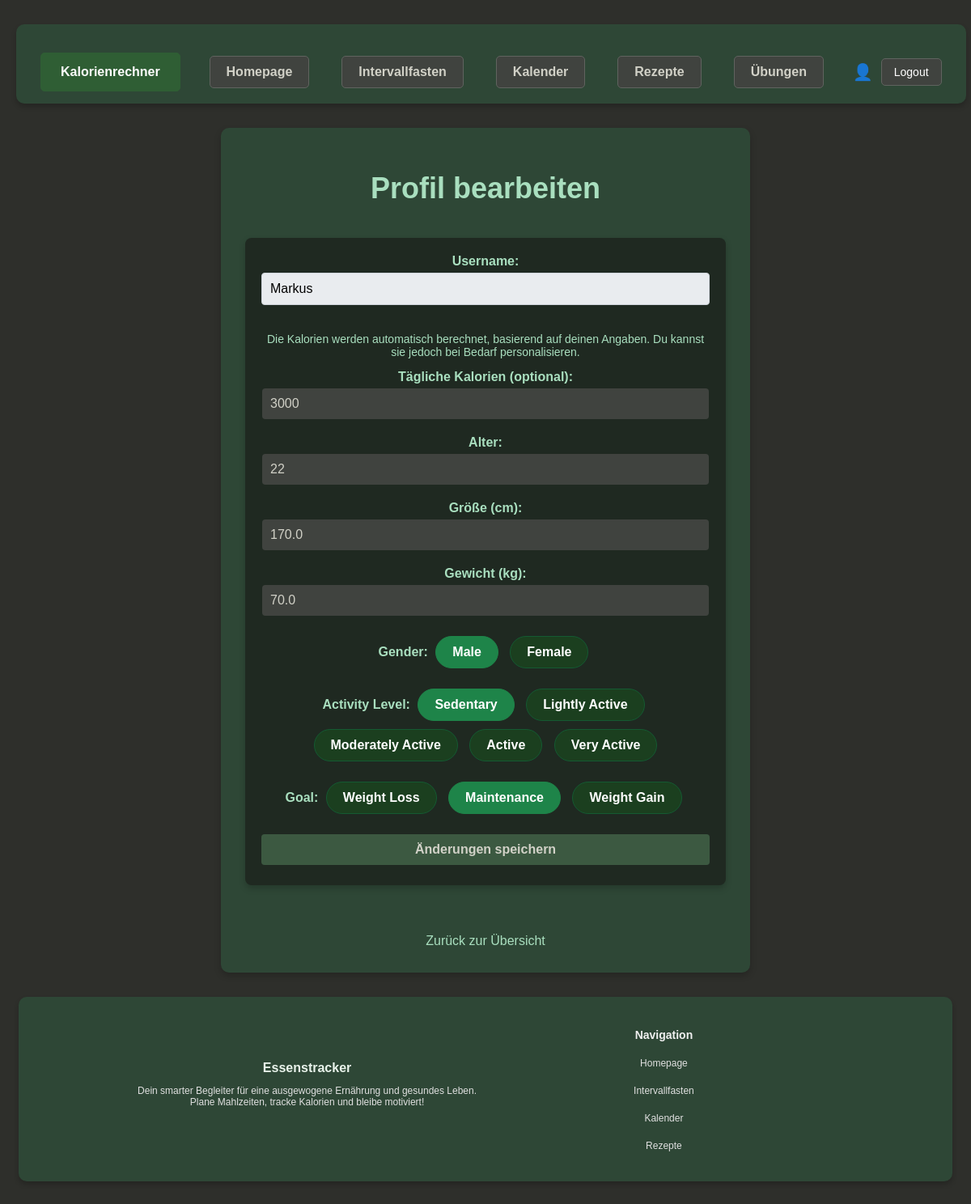
/trackerapp/edit-profile/ (signed in), run on an earlier commit of the app's database.
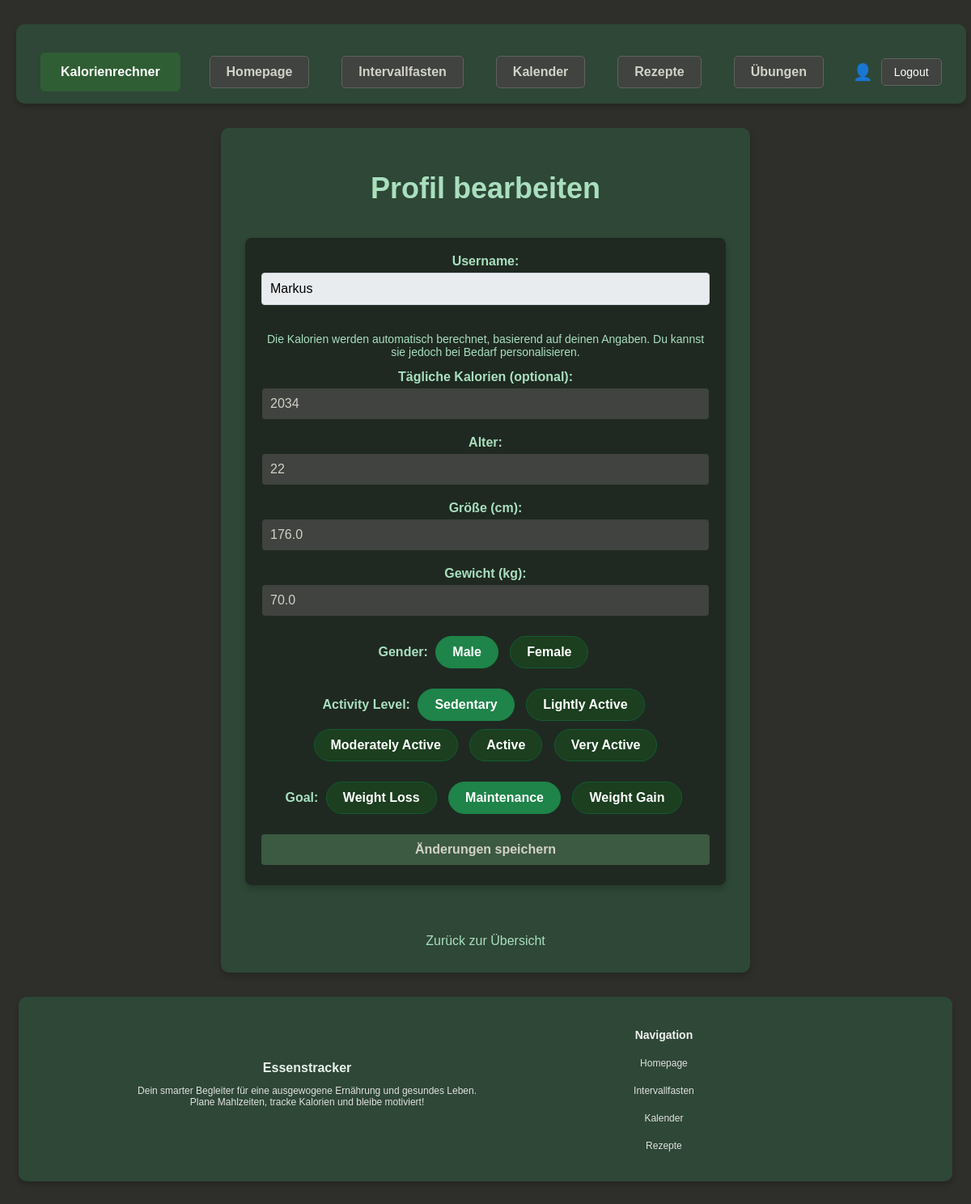
And on a later commit of the database.
### trackerapp/models.py (models this page shows, shortened)
class UserProfile(models.Model):
    user = models.OneToOneField(User, on_delete=models.CASCADE)
    GENDER_CHOICES = [
        ('M', 'Male'),
        ('F', 'Female'),
    ]
    ACTIVITY_CHOICES = [
        ('sedentary', 'Sedentary'),
        ('light', 'Lightly Active'),
        ('moderate', 'Moderately Active'),
        ('active', 'Active'),
        ('very_active', 'Very Active'),
    ]
    GOAL_CHOICES = [
        ('weight_loss', 'Weight Loss'),
        ('maintenance', 'Maintenance'),
        ('weight_gain', 'Weight Gain'),
    ]
    age = models.PositiveIntegerField(default=25)
    gender = models.CharField(max_length=1, choices=GENDER_CHOICES, default='M')
    height = models.FloatField(default=170.0, help_text="Height in cm")
    weight = models.FloatField(default=70.0, help_text="Weight in kg")
    activity = models.CharField(max_length=20, choices=ACTIVITY_CHOICES, default='sedentary')
    goal = models.CharField(max_length=20, choices=GOAL_CHOICES, default='maintenance')
    daily_calories = models.PositiveIntegerField(default=2000)
    daily_carbohydrates = models.PositiveIntegerField(default=250, help_text="Daily Carbohydrates in grams")
    daily_proteins = models.PositiveIntegerField(default=75, help_text="Daily Proteins in grams")
    daily_fats = models.PositiveIntegerField(default=70, help_text="Daily Fats in grams")

### trackerapp/views.py (the view)
# urls.py: path('trackerapp/edit-profile/', trackerapp_views.edit_profile, name='edit_profile'),
@login_required
def edit_profile(request):
    try:
        user_profile = UserProfile.objects.get(user=request.user)
        if request.method == 'POST':
            form = UserProfileForm(request.POST, instance=user_profile)
            if form.is_valid():
                form.save()
                daily_calories = user_profile.daily_calories
                carbohydrates = user_profile.daily_carbohydrates
                protein = user_profile.daily_proteins
                fat = user_profile.daily_fats
                daily_food_entry = DailyFood.objects.filter(user=request.user, day=now().date()).first()
                if not daily_food_entry:
                    DailyFood.objects.create(
                        user=request.user,
                        day=now().date(),
                        daily_calorie_target=daily_calories,
                        carbohydrates=carbohydrates,
                        protein=protein,
                        fat=fat,
                        calories_eaten=0,
                        fat_eaten=0,
                        carbohydrates_eaten=0,
                        protein_eaten=0,
                        calories_burned=0,
                        calorie_result=0,
                    )
                else:
                    daily_food_entry.daily_calorie_target = daily_calories
                    daily_food_entry.carbohydrates = carbohydrates
                    daily_food_entry.protein = protein
                    daily_food_entry.fat = fat
                    daily_food_entry.save()
                messages.success(request, 'Profil erfolgreich aktualisiert und DailyFood-Werte gespeichert!')
                return redirect('trackerapp')
        else:
            form = UserProfileForm(instance=user_profile)
    except UserProfile.DoesNotExist:
        form = UserProfileForm()
    return render(request, 'edit_profile.html', {'form': form})

### trackerapp/forms.py
class UserProfileForm(forms.ModelForm):
    class Meta:
        model = UserProfile
        fields = ['age', 'gender', 'height', 'weight', 'activity', 'goal', 'daily_calories']
        widgets = {
            'gender': forms.RadioSelect,
            'activity': forms.RadioSelect,
            'goal': forms.RadioSelect,
        }
        labels = {
            'age': 'Alter',
            'gender': 'Geschlecht',
            'height': 'Größe (cm)',
            'weight': 'Gewicht (kg)',
            'activity': 'Aktivitätslevel',
            'goal': 'Ziel',
            'daily_calories': 'Tägliche Kalorien (optional)',
        }
    def __init__(self, *args, **kwargs):
        super().__init__(*args, **kwargs)
        self.fields['gender'].choices = [
            (choice[0], choice[1]) for choice in self.fields['gender'].choices if choice[0] != ''
        ]
        self.fields['activity'].choices = [
            (choice[0], choice[1]) for choice in self.fields['activity'].choices if choice[0] != ''
        ]
        self.fields['goal'].choices = [
            (choice[0], choice[1]) for choice in self.fields['goal'].choices if choice[0] != ''
        ]

### trackerapp/templates/edit_profile.html (shortened to what this page needs)
{% extends 'base.html' %}
{% block content %}
<div class="container">
    <h1>Profil bearbeiten</h1>
    <form method="POST">
        <div>
            <label for="username">Username:</label>
            <input type="text" id="username" name="username" value="{{ form.username.initial|default:user.username }}" class="readonly" readonly>
        </div>
        <div>
            <p style="font-size: 14px; color: #A9DFBF;">
                Die Kalorien werden automatisch berechnet, basierend auf deinen Angaben. Du kannst sie jedoch bei Bedarf personalisieren.
            </p>
            {{ form.daily_calories.label_tag }}
            {{ form.daily_calories }}
        </div>
        <div>
            {{ form.age.label_tag }}
            {{ form.age }}
        </div>
        <div>
            {{ form.height.label_tag }}
            {{ form.height }}
        </div>
        <div>
            {{ form.weight.label_tag }}
            {{ form.weight }}
        </div>
        <div class="chip-group">
            <label>Gender:</label>
            {% for choice in form.gender.field.choices %}
                <label for="gender_{{ forloop.counter }}" class="chip">{{ choice.1 }}</label>
            {% endfor %}
        </div>
        <div class="chip-group">
            <label>Activity Level:</label>
            {% for choice in form.activity.field.choices %}
                <label for="activity_{{ forloop.counter }}" class="chip">{{ choice.1 }}</label>
            {% endfor %}
        </div>
        <div class="chip-group">
            <label>Goal:</label>
            {% for choice in form.goal.field.choices %}
                <label for="goal_{{ forloop.counter }}" class="chip">{{ choice.1 }}</label>
            {% endfor %}
        </div>
        <button type="submit">Änderungen speichern</button>
    </form>
    <a href="{% url 'trackerapp' %}">Zurück zur Übersicht</a>
</div>
{% endblock %}

What changed in the data, as far as the page shows it:
changed UserProfile: daily_calories "3000" → "2034"; height "170.0" → "176.0"
